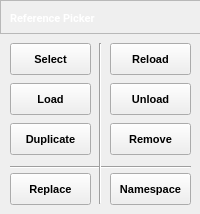
<?xml version="1.0" encoding="UTF-8"?>
<ui version="4.0">
 <class>RefMainWindow</class>
 <widget class="QMainWindow" name="RefMainWindow">
  <property name="windowModality">
   <enum>Qt::NonModal</enum>
  </property>
  <property name="geometry">
   <rect>
    <x>0</x>
    <y>0</y>
    <width>200</width>
    <height>214</height>
   </rect>
  </property>
  <property name="sizePolicy">
   <sizepolicy hsizetype="Fixed" vsizetype="Fixed">
    <horstretch>0</horstretch>
    <verstretch>0</verstretch>
   </sizepolicy>
  </property>
  <property name="minimumSize">
   <size>
    <width>100</width>
    <height>100</height>
   </size>
  </property>
  <property name="maximumSize">
   <size>
    <width>200</width>
    <height>400</height>
   </size>
  </property>
  <property name="baseSize">
   <size>
    <width>300</width>
    <height>300</height>
   </size>
  </property>
  <property name="font">
   <font>
    <family>Script</family>
    <pointsize>8</pointsize>
   </font>
  </property>
  <property name="focusPolicy">
   <enum>Qt::ClickFocus</enum>
  </property>
  <property name="windowTitle">
   <string/>
  </property>
  <property name="windowOpacity">
   <double>1.000000000000000</double>
  </property>
  <property name="autoFillBackground">
   <bool>true</bool>
  </property>
  <property name="styleSheet">
   <string notr="true"/>
  </property>
  <property name="documentMode">
   <bool>false</bool>
  </property>
  <widget class="QWidget" name="centralwidget">
   <property name="minimumSize">
    <size>
     <width>0</width>
     <height>0</height>
    </size>
   </property>
   <property name="maximumSize">
    <size>
     <width>300</width>
     <height>400</height>
    </size>
   </property>
   <property name="autoFillBackground">
    <bool>true</bool>
   </property>
   <property name="styleSheet">
    <string notr="true"/>
   </property>
   <widget class="QFrame" name="ui_frame">
    <property name="geometry">
     <rect>
      <x>0</x>
      <y>33</y>
      <width>201</width>
      <height>259</height>
     </rect>
    </property>
    <property name="font">
     <font>
      <family>Segoe UI</family>
     </font>
    </property>
    <property name="autoFillBackground">
     <bool>true</bool>
    </property>
    <property name="styleSheet">
     <string notr="true"/>
    </property>
    <property name="frameShape">
     <enum>QFrame::NoFrame</enum>
    </property>
    <property name="frameShadow">
     <enum>QFrame::Plain</enum>
    </property>
    <property name="lineWidth">
     <number>1</number>
    </property>
    <property name="midLineWidth">
     <number>1</number>
    </property>
    <widget class="QPushButton" name="btn_reload">
     <property name="geometry">
      <rect>
       <x>110</x>
       <y>10</y>
       <width>81</width>
       <height>32</height>
      </rect>
     </property>
     <property name="maximumSize">
      <size>
       <width>200</width>
       <height>300</height>
      </size>
     </property>
     <property name="font">
      <font>
       <family>Segoe UI</family>
       <weight>75</weight>
       <bold>true</bold>
      </font>
     </property>
     <property name="toolTip">
      <string>Reload Selected References</string>
     </property>
     <property name="toolTipDuration">
      <number>3</number>
     </property>
     <property name="styleSheet">
      <string notr="true"/>
     </property>
     <property name="text">
      <string>Reload</string>
     </property>
     <property name="iconSize">
      <size>
       <width>16</width>
       <height>16</height>
      </size>
     </property>
    </widget>
    <widget class="QPushButton" name="btn_select">
     <property name="geometry">
      <rect>
       <x>10</x>
       <y>10</y>
       <width>81</width>
       <height>32</height>
      </rect>
     </property>
     <property name="minimumSize">
      <size>
       <width>61</width>
       <height>32</height>
      </size>
     </property>
     <property name="maximumSize">
      <size>
       <width>200</width>
       <height>300</height>
      </size>
     </property>
     <property name="baseSize">
      <size>
       <width>0</width>
       <height>0</height>
      </size>
     </property>
     <property name="font">
      <font>
       <family>Segoe UI</family>
       <weight>75</weight>
       <bold>true</bold>
      </font>
     </property>
     <property name="toolTip">
      <string>Select Reference</string>
     </property>
     <property name="statusTip">
      <string>Select Reference</string>
     </property>
     <property name="styleSheet">
      <string notr="true"/>
     </property>
     <property name="text">
      <string>Select</string>
     </property>
     <property name="iconSize">
      <size>
       <width>16</width>
       <height>16</height>
      </size>
     </property>
    </widget>
    <widget class="QPushButton" name="btn_remove">
     <property name="geometry">
      <rect>
       <x>110</x>
       <y>90</y>
       <width>81</width>
       <height>32</height>
      </rect>
     </property>
     <property name="minimumSize">
      <size>
       <width>60</width>
       <height>0</height>
      </size>
     </property>
     <property name="maximumSize">
      <size>
       <width>200</width>
       <height>300</height>
      </size>
     </property>
     <property name="font">
      <font>
       <family>Segoe UI</family>
       <weight>75</weight>
       <bold>true</bold>
      </font>
     </property>
     <property name="styleSheet">
      <string notr="true"/>
     </property>
     <property name="text">
      <string>Remove</string>
     </property>
     <property name="iconSize">
      <size>
       <width>16</width>
       <height>16</height>
      </size>
     </property>
    </widget>
    <widget class="QPushButton" name="btn_duplicate">
     <property name="geometry">
      <rect>
       <x>10</x>
       <y>90</y>
       <width>81</width>
       <height>32</height>
      </rect>
     </property>
     <property name="maximumSize">
      <size>
       <width>200</width>
       <height>300</height>
      </size>
     </property>
     <property name="font">
      <font>
       <family>Segoe UI</family>
       <weight>75</weight>
       <bold>true</bold>
      </font>
     </property>
     <property name="styleSheet">
      <string notr="true"/>
     </property>
     <property name="text">
      <string>Duplicate</string>
     </property>
     <property name="iconSize">
      <size>
       <width>16</width>
       <height>16</height>
      </size>
     </property>
    </widget>
    <widget class="QPushButton" name="btn_load">
     <property name="geometry">
      <rect>
       <x>10</x>
       <y>50</y>
       <width>81</width>
       <height>32</height>
      </rect>
     </property>
     <property name="maximumSize">
      <size>
       <width>200</width>
       <height>300</height>
      </size>
     </property>
     <property name="font">
      <font>
       <family>Segoe UI</family>
       <weight>75</weight>
       <bold>true</bold>
      </font>
     </property>
     <property name="styleSheet">
      <string notr="true"/>
     </property>
     <property name="text">
      <string>Load</string>
     </property>
     <property name="iconSize">
      <size>
       <width>16</width>
       <height>16</height>
      </size>
     </property>
    </widget>
    <widget class="QPushButton" name="btn_unload">
     <property name="geometry">
      <rect>
       <x>110</x>
       <y>50</y>
       <width>81</width>
       <height>32</height>
      </rect>
     </property>
     <property name="maximumSize">
      <size>
       <width>200</width>
       <height>300</height>
      </size>
     </property>
     <property name="font">
      <font>
       <family>Segoe UI</family>
       <weight>75</weight>
       <bold>true</bold>
      </font>
     </property>
     <property name="styleSheet">
      <string notr="true"/>
     </property>
     <property name="text">
      <string>Unload</string>
     </property>
    </widget>
    <widget class="QPushButton" name="btn_namespace">
     <property name="geometry">
      <rect>
       <x>110</x>
       <y>140</y>
       <width>81</width>
       <height>32</height>
      </rect>
     </property>
     <property name="minimumSize">
      <size>
       <width>60</width>
       <height>0</height>
      </size>
     </property>
     <property name="maximumSize">
      <size>
       <width>200</width>
       <height>300</height>
      </size>
     </property>
     <property name="font">
      <font>
       <family>Segoe UI</family>
       <weight>75</weight>
       <bold>true</bold>
      </font>
     </property>
     <property name="toolTip">
      <string>Auto-rename the namespace of this reference to their filename</string>
     </property>
     <property name="styleSheet">
      <string notr="true"/>
     </property>
     <property name="text">
      <string>Namespace</string>
     </property>
     <property name="iconSize">
      <size>
       <width>16</width>
       <height>16</height>
      </size>
     </property>
    </widget>
    <widget class="QPushButton" name="btn_filepath">
     <property name="geometry">
      <rect>
       <x>10</x>
       <y>140</y>
       <width>81</width>
       <height>32</height>
      </rect>
     </property>
     <property name="minimumSize">
      <size>
       <width>60</width>
       <height>0</height>
      </size>
     </property>
     <property name="maximumSize">
      <size>
       <width>200</width>
       <height>300</height>
      </size>
     </property>
     <property name="font">
      <font>
       <family>Segoe UI</family>
       <weight>75</weight>
       <bold>true</bold>
      </font>
     </property>
     <property name="toolTip">
      <string>Change selected reference source file</string>
     </property>
     <property name="statusTip">
      <string>Change selected reference source file</string>
     </property>
     <property name="styleSheet">
      <string notr="true"/>
     </property>
     <property name="text">
      <string>Replace</string>
     </property>
     <property name="iconSize">
      <size>
       <width>16</width>
       <height>16</height>
      </size>
     </property>
    </widget>
    <widget class="Line" name="line">
     <property name="geometry">
      <rect>
       <x>10</x>
       <y>130</y>
       <width>181</width>
       <height>8</height>
      </rect>
     </property>
     <property name="orientation">
      <enum>Qt::Horizontal</enum>
     </property>
    </widget>
    <widget class="Line" name="line_2">
     <property name="geometry">
      <rect>
       <x>95</x>
       <y>10</y>
       <width>10</width>
       <height>161</height>
      </rect>
     </property>
     <property name="orientation">
      <enum>Qt::Vertical</enum>
     </property>
    </widget>
   </widget>
   <widget class="QFrame" name="top_frame">
    <property name="geometry">
     <rect>
      <x>0</x>
      <y>0</y>
      <width>201</width>
      <height>34</height>
     </rect>
    </property>
    <property name="font">
     <font>
      <family>Roboto</family>
     </font>
    </property>
    <property name="styleSheet">
     <string notr="true"/>
    </property>
    <property name="frameShape">
     <enum>QFrame::StyledPanel</enum>
    </property>
    <property name="frameShadow">
     <enum>QFrame::Raised</enum>
    </property>
    <widget class="QPushButton" name="btn_close">
     <property name="geometry">
      <rect>
       <x>170</x>
       <y>5</y>
       <width>26</width>
       <height>26</height>
      </rect>
     </property>
     <property name="minimumSize">
      <size>
       <width>0</width>
       <height>0</height>
      </size>
     </property>
     <property name="maximumSize">
      <size>
       <width>200</width>
       <height>200</height>
      </size>
     </property>
     <property name="font">
      <font>
       <family>Roboto Light</family>
      </font>
     </property>
     <property name="cursor">
      <cursorShape>PointingHandCursor</cursorShape>
     </property>
     <property name="styleSheet">
      <string notr="true">background-color: rgb(0, 0, 0, 0);
border-radius: 0;
border: 0px solid;</string>
     </property>
     <property name="text">
      <string/>
     </property>
     <property name="iconSize">
      <size>
       <width>24</width>
       <height>24</height>
      </size>
     </property>
    </widget>
    <widget class="QLabel" name="lbl_title">
     <property name="geometry">
      <rect>
       <x>10</x>
       <y>10</y>
       <width>101</width>
       <height>16</height>
      </rect>
     </property>
     <property name="font">
      <font>
       <family>Segoe UI</family>
       <weight>75</weight>
       <bold>true</bold>
      </font>
     </property>
     <property name="cursor">
      <cursorShape>ArrowCursor</cursorShape>
     </property>
     <property name="styleSheet">
      <string notr="true">color: rgb(255, 255, 255);
background-color: rgba(255, 255, 255, 0);</string>
     </property>
     <property name="text">
      <string>&lt;html&gt;&lt;head/&gt;&lt;body&gt;&lt;p&gt;Reference Picker&lt;/p&gt;&lt;/body&gt;&lt;/html&gt;</string>
     </property>
     <property name="textFormat">
      <enum>Qt::AutoText</enum>
     </property>
    </widget>
   </widget>
  </widget>
 </widget>
 <resources/>
 <connections/>
</ui>
